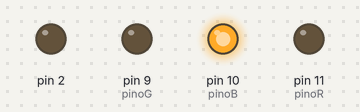
Bench run of a sketch on a simulated Arduino Uno, built with avr-gcc and run on an emulated ATmega328P. Shown: output pins drawn as LEDs (lit = HIGH).

Above: at 0.5 s.
At 1.5 s:
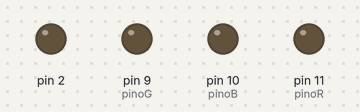
At 2.5 s:
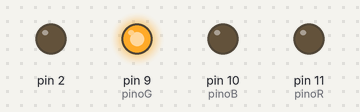
At 4.5 s:
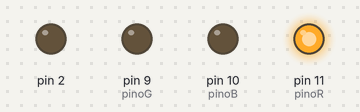
Timing chart, 0 to 6.5 s (numbered marks = the images above):
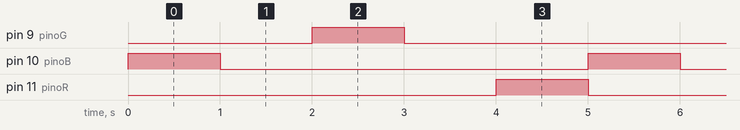

Measured:
- by itself, pin 9 (pinoG), pin 10 (pinoB), pin 11 (pinoR): alternates HIGH for 1.0 s and LOW for 4.0 s
- by itself, everything shown: repeats every 5.0 s, in 6 steps

The sketch:

led-rgb.ino
```cpp
// C++ code
//
int pinoR = 11;
int pinoB = 10;
int pinoG = 9;

void setup()
{
  pinMode(2, OUTPUT);
  pinMode(pinoR, OUTPUT);
  pinMode(pinoG, OUTPUT);
  pinMode(pinoB, OUTPUT);
}

void loop()
{
  /*digitalWrite(2, HIGH);
  delay(1000); // Wait for 1000 millisecond(s)
  digitalWrite(2, LOW);
  delay(1000);*/ // Wait for 1000 millisecond(s)
  analogWrite(pinoB, 255);
  delay(1000);
  analogWrite(pinoB, 0);
  delay(1000);
  analogWrite(pinoG, 255);
  delay(1000);
  analogWrite(pinoG, 0);
  delay(1000);
  analogWrite(pinoR, 255);
  delay(1000);
  analogWrite(pinoR, 0);
}
```
